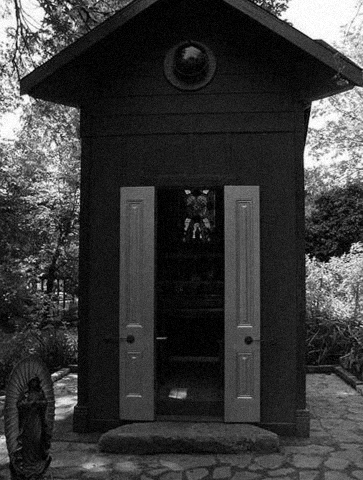
%> input picture A0236532J_Ng_Zi_Yi_CA1/test1.bmp, 363 x 480 px
$ octave A0236532J_Ng_Zi_Yi_q1.m   (GNU Octave 9; MATLAB toolbox functions it lacks are replaced by stand-ins)
%> lines starting %> are read from the running program, lines starting %| are printed output that depends on the picture
% Load the image
img = imread('test1.bmp');
%> img is the input picture: size 480x363 uint8; min 0, max 255, mean 57.2

% Open the image in imtool
imtool(img);

% Define the start and end points of the profile line
x1 = 88;
y1 = 141;
x2 = 283;
y2 = 171;

% Extract the intensity profile along the line
profile_data = improfile(img, [x1, x2], [y1, y2]);
%> profile_data = 196 values, max 48 at index 172, min 9 at index 3, mean 25.82
%
% Plot the intensity profile
plot(profile_data);
xlabel('Distance along the profile');
ylabel('Intensity');
title('Intensity Profile');
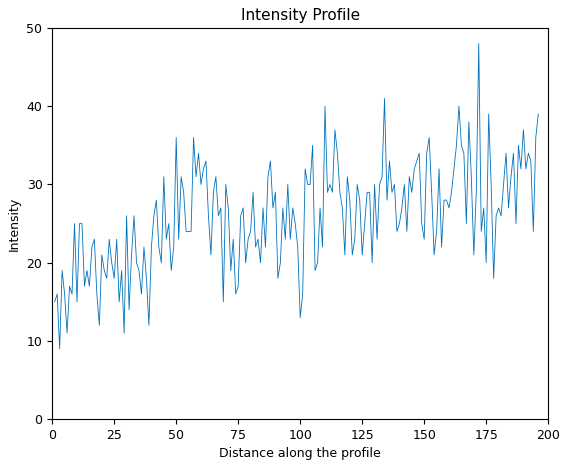
%> figure redrawn from the program's plot data; curve peaks at x = 172, y = 48

% Generate the histogram
histogram = imhist(img);
%> histogram = 256 values, max 4661 at index 1, min 89 at index 228, mean 680.6

% Plot the histogram
figure;
bar(histogram);
title('Image Histogram');
xlabel('Pixel Intensity');
ylabel('Frequency');
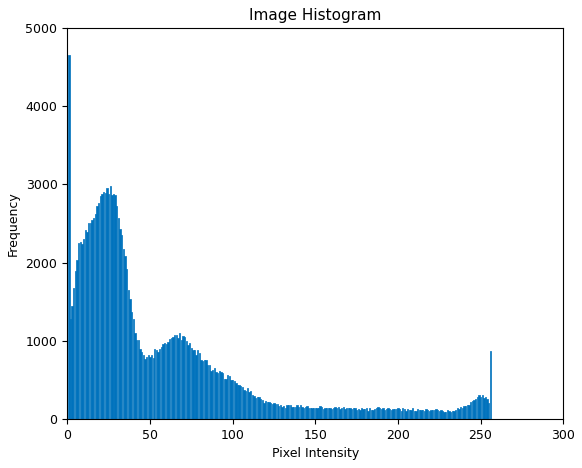
%> figure redrawn from the program's plot data; tallest bar 4661 high, from x = 0.6 to 1.4

% Perform histogram equalization
equalized_img = histeq(img);
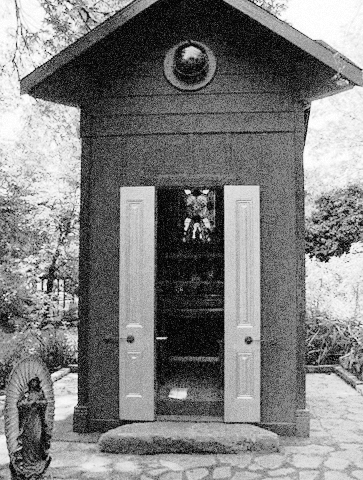
%> equalized_img: size 480x363 uint8; min 4, max 255, mean 126.9

% Display the original and equalized images side by side
figure;
subplot(1, 2, 1);
imshow(img);
title('Original Image');

subplot(1, 2, 2);
imshow(equalized_img);
title('Equalized Image');

% Optionally, save the equalized image
imwrite(equalized_img, 'equalized_image.jpg');

$ run again, with A0236532J_Ng_Zi_Yi_CA1/test2.bmp copied over A0236532J_Ng_Zi_Yi_CA1/test1.bmp
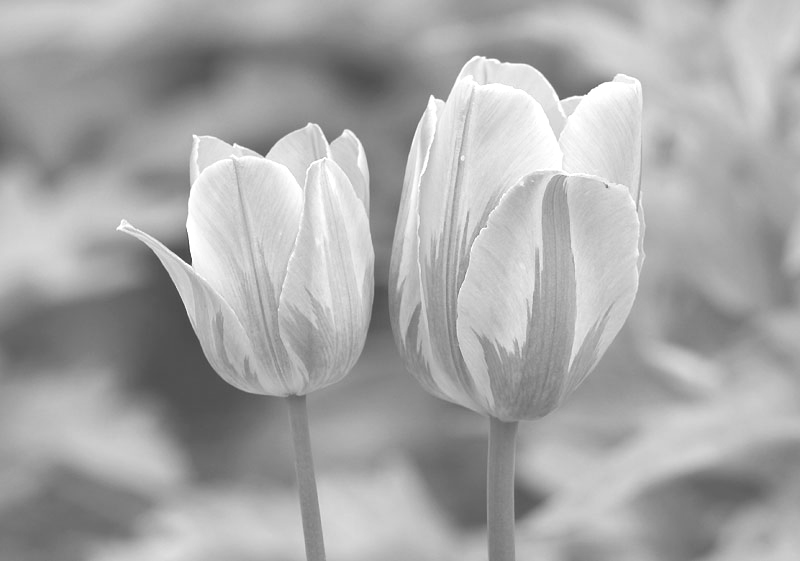
%> input picture A0236532J_Ng_Zi_Yi_CA1/test2.bmp, 800 x 561 px
%> img is the input picture: size 561x800 uint8; min 71, max 255, mean 167.6
%> profile_data = 196 values, max 255 at index 135, min 119 at index 5, mean 187.6
%> `title('Intensity Profile');`:
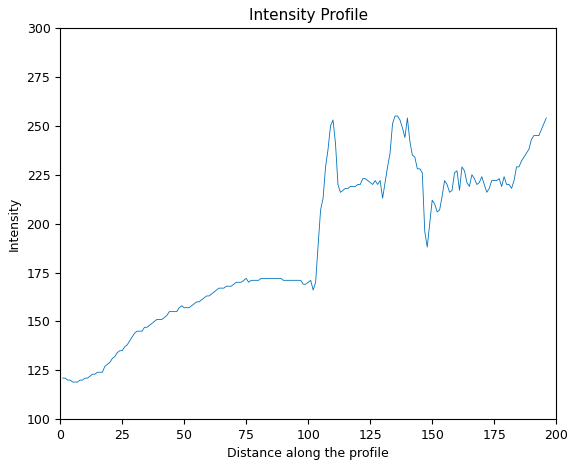
%> figure redrawn from the program's plot data; curve peaks at x = 135, y = 255
%> histogram = 256 values, max 5405 at index 198, min 0 at index 1, mean 1753.1
%> `equalized_img = histeq(img);`:
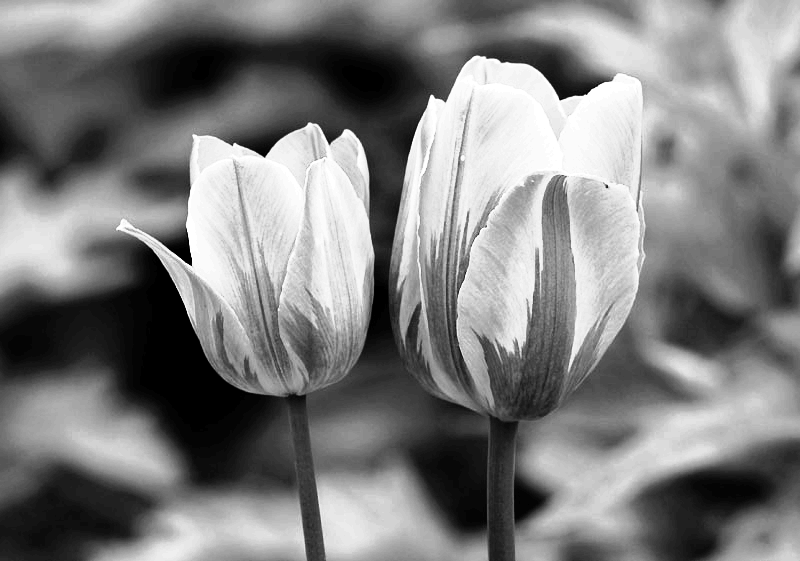
%> equalized_img: size 561x800 uint8; min 0, max 255, mean 126.6
